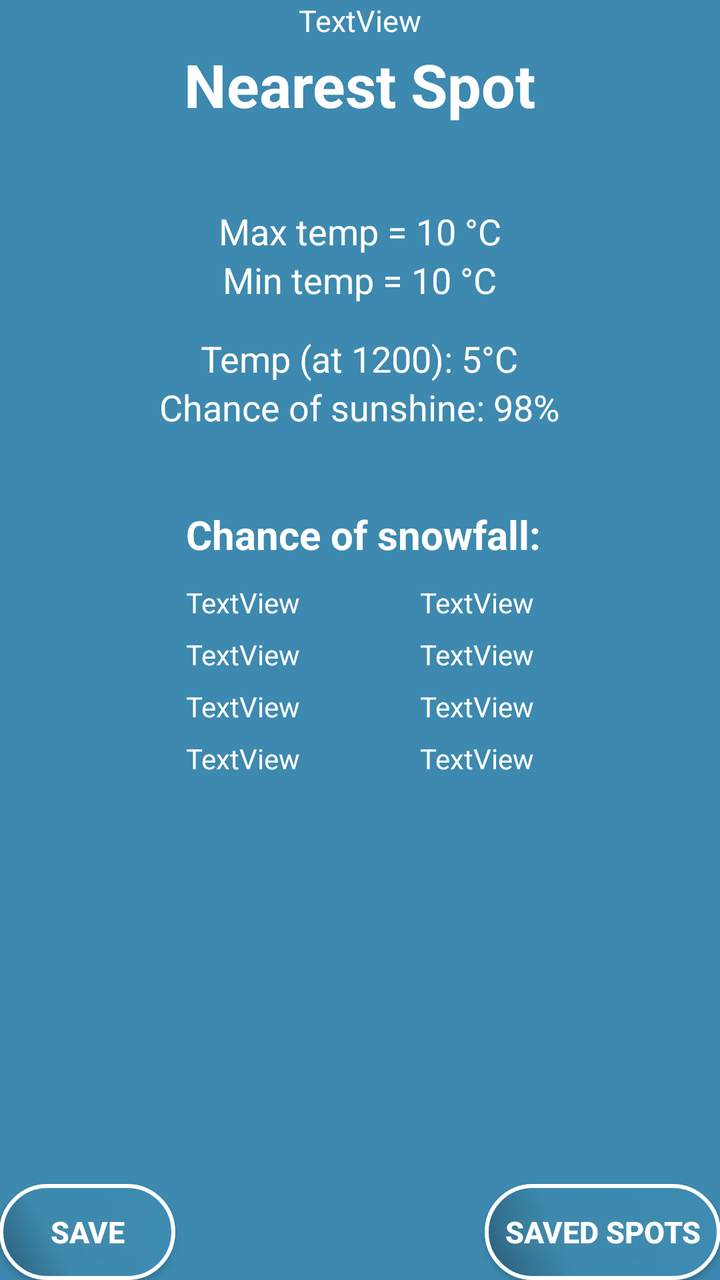
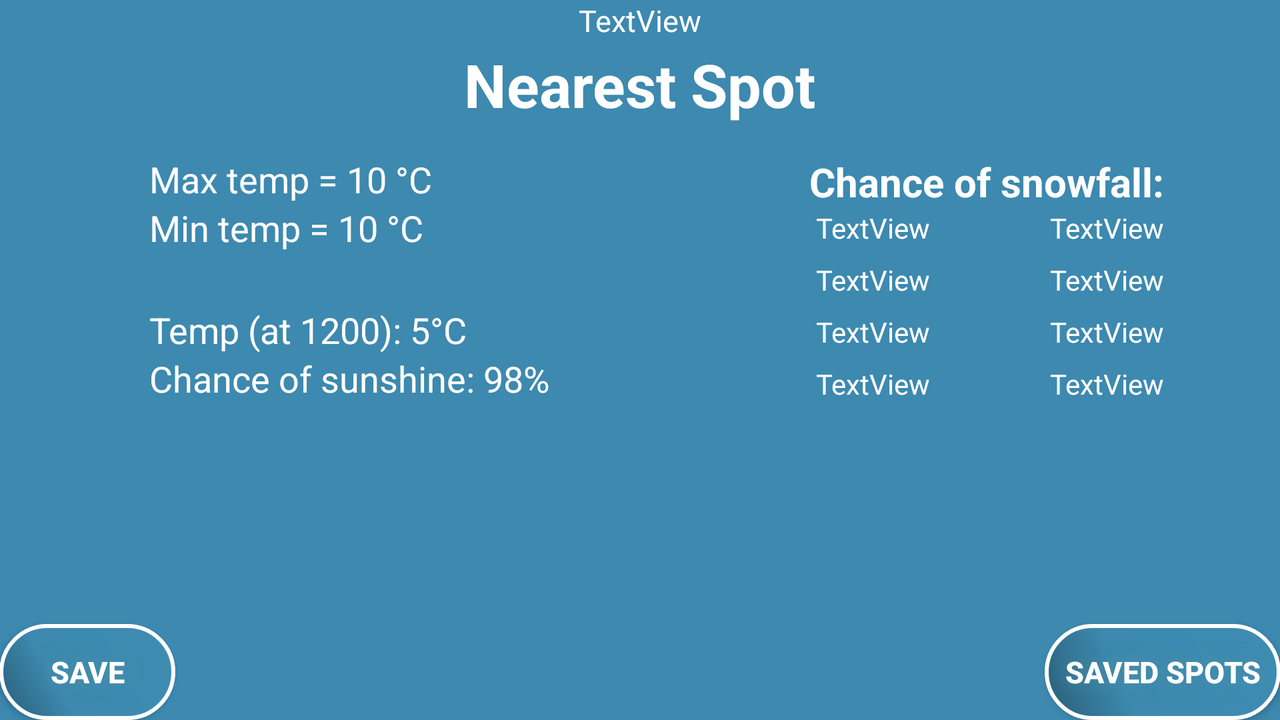

Compare how this app lays out the same screen by default and in its alternative resource folder. The renders come first, then the two layout files and the values they reference.
<!-- AndroidManifest.xml: application theme AppTheme -->
<!-- res/layout/activity_predictions.xml -->
<?xml version="1.0" encoding="utf-8"?>
<RelativeLayout xmlns:android="http://schemas.android.com/apk/res/android"
    xmlns:tools="http://schemas.android.com/tools"
    android:id="@+id/activity_predictions"
    android:layout_width="match_parent"
    android:layout_height="match_parent"
    android:paddingBottom="@dimen/activity_vertical_margin"
    android:paddingLeft="@dimen/activity_horizontal_margin"
    android:paddingRight="@dimen/activity_horizontal_margin"
    android:paddingTop="@dimen/activity_vertical_margin"
    android:background="@color/darkblue"
    tools:context="com.example.koen.powderguru2.PredictionsActivity">


    <Button
        android:text="@string/saved"
        android:layout_width="wrap_content"
        android:layout_height="wrap_content"
        android:id="@+id/button2"
        android:layout_alignParentBottom="true"
        android:layout_alignParentRight="true"
        android:layout_alignParentEnd="true"
        android:onClick="seeSpots"
        android:textColor="#FFFFFF"
        android:textSize="15sp"
        android:textStyle="bold"
        android:background="@drawable/buttonshape"
        android:shadowColor="#4F90A8"
        android:shadowDx="0"
        android:shadowDy="0"
        android:shadowRadius="25"
        android:paddingLeft="10dp"
        android:paddingRight="10dp"/>

    <Button
        android:text="@string/add"
        android:layout_width="wrap_content"
        android:layout_height="wrap_content"
        android:id="@+id/button6"
        android:layout_alignParentBottom="true"
        android:textColor="#FFFFFF"
        android:textSize="15sp"
        android:textStyle="bold"
        android:background="@drawable/buttonshape"
        android:shadowColor="#4F90A8"
        android:shadowDx="0"
        android:shadowDy="0"
        android:shadowRadius="25"
        android:paddingLeft="10dp"
        android:paddingRight="10dp"
        android:onClick="addspot"/>

    <TextView
        android:text="@string/nearest"
        android:textSize="30sp"
        android:layout_width="wrap_content"
        android:layout_height="wrap_content"
        android:id="@+id/query"
        android:textStyle="bold"
        android:layout_marginTop="22dp"
        android:layout_alignParentTop="true"
        android:layout_centerHorizontal="true"
        android:textColor="@color/white"/>

    <TextView
        android:text="TextView"
        android:layout_width="wrap_content"
        android:layout_height="wrap_content"
        android:id="@+id/date"
        android:layout_alignParentTop="true"
        android:layout_centerHorizontal="true"
        android:textColor="@color/white"
        android:textSize="15sp"/>

    <TextView
        android:text="@string/max_temp_10_c"
        android:layout_width="wrap_content"
        android:layout_height="wrap_content"
        android:id="@+id/max"
        android:textSize="18sp"
        android:textColor="@color/white"
        android:layout_below="@+id/query"
        android:layout_centerHorizontal="true"
        android:layout_marginTop="41dp" />

    <TextView
        android:text="@string/min_temp_10_c"
        android:layout_width="wrap_content"
        android:layout_height="wrap_content"
        android:id="@+id/min"
        android:textSize="18sp"
        android:textColor="@color/white"
        android:layout_below="@+id/max"
        android:layout_centerHorizontal="true" />

    <TextView
        android:text="@string/temp_at_1200_5_c"
        android:layout_width="wrap_content"
        android:layout_height="wrap_content"
        android:id="@+id/temp12"
        android:textSize="18sp"
        android:textColor="@color/white"
        android:layout_below="@+id/min"
        android:layout_centerHorizontal="true"
        android:layout_marginTop="15dp" />

    <TextView
        android:text="@string/chance_of_sunshine_98"
        android:layout_width="wrap_content"
        android:layout_height="wrap_content"
        android:id="@+id/sun"
        android:textSize="18sp"
        android:textColor="@color/white"
        android:layout_below="@+id/temp12"
        android:layout_centerHorizontal="true" />

    <GridLayout
        android:layout_width="wrap_content"
        android:layout_height="wrap_content"
        android:rowCount="4"
        android:columnCount="2"
        android:id="@+id/grid"
        android:layout_below="@+id/textView16"
        android:layout_centerHorizontal="true"
        android:layout_marginTop="11dp">

        <TextView
            android:text="TextView"
            android:layout_width="wrap_content"
            android:layout_height="wrap_content"
            android:id="@+id/nul"
            android:paddingRight="30dp"
            android:textColor="@color/white"/>

        <TextView
            android:text="TextView"
            android:layout_width="wrap_content"
            android:layout_height="wrap_content"
            android:id="@+id/twaalf"
            android:paddingLeft="30dp"
            android:textColor="@color/white"/>
        <TextView
            android:text="TextView"
            android:layout_width="wrap_content"
            android:layout_height="wrap_content"
            android:id="@+id/drie"
            android:paddingTop="7sp"
            android:textColor="@color/white"/>

        <TextView
            android:text="TextView"
            android:layout_width="wrap_content"
            android:layout_height="wrap_content"
            android:id="@+id/zes"
            android:layout_row="2"
            android:layout_column="0"
            android:paddingTop="7sp"
            android:paddingRight="30dp"
            android:textColor="@color/white"/>
        <TextView
            android:text="TextView"
            android:layout_width="wrap_content"
            android:layout_height="wrap_content"
            android:id="@+id/achtien"
            android:layout_row="2"
            android:layout_column="1"
            android:paddingLeft="30dp"
            android:textColor="@color/white"/>

        <TextView
            android:text="TextView"
            android:layout_width="wrap_content"
            android:layout_height="wrap_content"
            android:id="@+id/negen"
            android:layout_row="3"
            android:layout_column="0"
            android:paddingTop="7sp"
            android:paddingRight="30dp"
            android:textColor="@color/white"/>
        <TextView
            android:text="TextView"
            android:layout_width="wrap_content"
            android:layout_height="wrap_content"
            android:id="@+id/twentyone"
            android:layout_row="3"
            android:layout_column="1"
            android:paddingLeft="30dp"
            android:textColor="@color/white"/>

        <TextView
            android:text="TextView"
            android:layout_width="wrap_content"
            android:layout_height="wrap_content"
            android:id="@+id/vijftien"
            android:layout_row="1"
            android:layout_column="1"
            android:paddingLeft="30dp"
            android:textColor="@color/white"/>

    </GridLayout>

    <TextView
        android:text="@string/chance_of_snowfall"
        android:layout_width="wrap_content"
        android:layout_height="wrap_content"
        android:id="@+id/textView16"
        android:textSize="20sp"
        android:textStyle="bold"
        android:textColor="@color/white"
        android:layout_below="@+id/sun"
        android:layout_alignLeft="@+id/grid"
        android:layout_alignStart="@+id/grid"
        android:layout_marginTop="38dp" />

</RelativeLayout>
<!-- resources referenced by this layout -->
<resources>
  <color name="darkblue">#3D89AF</color>
  <color name="white">#ffffff</color>
  <!-- drawable buttonshape (drawable) -->
  <?xml version="1.0" encoding="utf-8"?>
  <shape xmlns:android="http://schemas.android.com/apk/res/android" android:shape="rectangle" >
      <corners
          android:radius="86dp"
          />
      <gradient
          android:angle="45"
          android:centerX="33%"
          android:centerColor="#3D89AF"
          android:startColor="#295D75"
          android:endColor="#3E8CB3"
          android:type="linear"
          />
      <padding
          android:left="10dp"
          android:top="0dp"
          android:right="10dp"
          android:bottom="0dp"
          />
      <size
          android:layout_width="wrap_content"
          android:layout_height="wrap_content"
          />
      <stroke
          android:width="2dp"
          android:color="#FFFFFF"
          />
  </shape>
  <string name="add">Save</string>
  <string name="chance_of_snowfall">Chance of snowfall:</string>
  <string name="chance_of_sunshine_98">Chance of sunshine: 98%</string>
  <string name="max_temp_10_c">Max temp = 10 °C</string>
  <string name="min_temp_10_c">Min temp = 10 °C</string>
  <string name="nearest">"Nearest Spot"</string>
  <string name="saved">Saved spots</string>
  <string name="temp_at_1200_5_c">Temp (at 1200): 5°C</string>
  <style name="AppTheme" parent="Theme.AppCompat.Light.DarkActionBar">
          
          <item name="colorPrimary">@color/bluegrey</item>
          <item name="colorPrimaryDark">@color/colorPrimaryDark</item>
          <item name="colorAccent">@color/white</item>
      </style>
  <color name="bluegrey">#B3C7D1</color>
  <color name="colorPrimaryDark">#2B5C79</color>
</resources>
<!-- res/layout-land/activity_predictions.xml (the repository's variant of the layout above) -->
<!-- drawn on the phone turned sideways -->
<?xml version="1.0" encoding="utf-8"?>
<RelativeLayout xmlns:android="http://schemas.android.com/apk/res/android"
    xmlns:tools="http://schemas.android.com/tools"
    android:id="@+id/activity_predictions"
    android:layout_width="match_parent"
    android:layout_height="match_parent"
    android:paddingBottom="@dimen/activity_vertical_margin"
    android:paddingLeft="@dimen/activity_horizontal_margin"
    android:paddingRight="@dimen/activity_horizontal_margin"
    android:paddingTop="@dimen/activity_vertical_margin"
    android:background="@color/darkblue"
    tools:context="com.example.koen.powderguru2.PredictionsActivity">


    <Button
        android:text="@string/saved"
        android:layout_width="wrap_content"
        android:layout_height="wrap_content"
        android:id="@+id/button2"
        android:layout_alignParentBottom="true"
        android:layout_alignParentRight="true"
        android:layout_alignParentEnd="true"
        android:onClick="seeSpots"
        android:textColor="#FFFFFF"
        android:textSize="15sp"
        android:textStyle="bold"
        android:background="@drawable/buttonshape"
        android:shadowColor="#4F90A8"
        android:shadowDx="0"
        android:shadowDy="0"
        android:shadowRadius="25"
        android:paddingLeft="10dp"
        android:paddingRight="10dp"/>

    <Button
        android:text="@string/add"
        android:layout_width="wrap_content"
        android:layout_height="wrap_content"
        android:id="@+id/button6"
        android:layout_alignParentBottom="true"
        android:textColor="#FFFFFF"
        android:textSize="15sp"
        android:textStyle="bold"
        android:background="@drawable/buttonshape"
        android:shadowColor="#4F90A8"
        android:shadowDx="0"
        android:shadowDy="0"
        android:shadowRadius="25"
        android:paddingLeft="10dp"
        android:paddingRight="10dp"
        android:onClick="addspot"/>

    <TextView
        android:text="@string/nearest"
        android:textSize="30sp"
        android:layout_width="wrap_content"
        android:layout_height="wrap_content"
        android:id="@+id/query"
        android:textStyle="bold"
        android:layout_marginTop="22dp"
        android:layout_alignParentTop="true"
        android:layout_centerHorizontal="true"
        android:textColor="@color/white"/>

    <TextView
        android:text="TextView"
        android:layout_width="wrap_content"
        android:layout_height="wrap_content"
        android:id="@+id/date"
        android:layout_alignParentTop="true"
        android:layout_centerHorizontal="true"
        android:textColor="@color/white"
        android:textSize="15sp"/>

    <TextView
        android:text="@string/max_temp_10_c"
        android:layout_width="wrap_content"
        android:layout_height="wrap_content"
        android:id="@+id/max"
        android:textSize="18sp"
        android:textColor="@color/white"
        android:layout_below="@+id/query"
        android:layout_toLeftOf="@+id/query"
        android:layout_toStartOf="@+id/query"
        android:layout_marginRight="16dp"
        android:layout_marginEnd="16dp"
        android:layout_marginTop="15dp" />

    <TextView
        android:text="@string/min_temp_10_c"
        android:layout_width="wrap_content"
        android:layout_height="wrap_content"
        android:id="@+id/min"
        android:textSize="18sp"
        android:textColor="@color/white"
        android:layout_below="@+id/max"
        android:layout_alignLeft="@+id/max"
        android:layout_alignStart="@+id/max" />

    <TextView
        android:text="@string/chance_of_snowfall"
        android:layout_width="wrap_content"
        android:layout_height="wrap_content"
        android:id="@+id/textView16"
        android:textSize="20sp"
        android:textStyle="bold"
        android:textColor="@color/white"
        android:layout_alignTop="@+id/max"
        android:layout_alignRight="@+id/grid"
        android:layout_alignEnd="@+id/grid" />

    <GridLayout
        android:layout_width="wrap_content"
        android:layout_height="wrap_content"
        android:rowCount="4"
        android:columnCount="2"
        android:id="@+id/grid"
        android:layout_below="@+id/textView16"
        android:layout_toRightOf="@+id/query"
        android:layout_toEndOf="@+id/query">

        <TextView
            android:text="TextView"
            android:layout_width="wrap_content"
            android:layout_height="wrap_content"
            android:id="@+id/nul"
            android:paddingRight="30dp"
            android:textColor="@color/white"/>

        <TextView
            android:text="TextView"
            android:layout_width="wrap_content"
            android:layout_height="wrap_content"
            android:id="@+id/twaalf"
            android:paddingLeft="30dp"
            android:textColor="@color/white"/>
        <TextView
            android:text="TextView"
            android:layout_width="wrap_content"
            android:layout_height="wrap_content"
            android:id="@+id/drie"
            android:paddingTop="7sp"
            android:textColor="@color/white"/>

        <TextView
            android:text="TextView"
            android:layout_width="wrap_content"
            android:layout_height="wrap_content"
            android:id="@+id/zes"
            android:layout_row="2"
            android:layout_column="0"
            android:paddingTop="7sp"
            android:paddingRight="30dp"
            android:textColor="@color/white"/>
        <TextView
            android:text="TextView"
            android:layout_width="wrap_content"
            android:layout_height="wrap_content"
            android:id="@+id/achtien"
            android:layout_row="2"
            android:layout_column="1"
            android:paddingLeft="30dp"
            android:textColor="@color/white"/>

        <TextView
            android:text="TextView"
            android:layout_width="wrap_content"
            android:layout_height="wrap_content"
            android:id="@+id/negen"
            android:layout_row="3"
            android:layout_column="0"
            android:paddingTop="7sp"
            android:paddingRight="30dp"
            android:textColor="@color/white"/>
        <TextView
            android:text="TextView"
            android:layout_width="wrap_content"
            android:layout_height="wrap_content"
            android:id="@+id/twentyone"
            android:layout_row="3"
            android:layout_column="1"
            android:paddingLeft="30dp"
            android:textColor="@color/white"/>

        <TextView
            android:text="TextView"
            android:layout_width="wrap_content"
            android:layout_height="wrap_content"
            android:id="@+id/vijftien"
            android:layout_row="1"
            android:layout_column="1"
            android:paddingLeft="30dp"
            android:textColor="@color/white"/>

    </GridLayout>

    <TextView
        android:text="@string/chance_of_sunshine_98"
        android:layout_width="wrap_content"
        android:layout_height="wrap_content"
        android:id="@+id/sun"
        android:textSize="18sp"
        android:textColor="@color/white"
        android:layout_alignBottom="@+id/grid"
        android:layout_alignLeft="@+id/temp12"
        android:layout_alignStart="@+id/temp12" />

    <TextView
        android:text="@string/temp_at_1200_5_c"
        android:layout_width="wrap_content"
        android:layout_height="wrap_content"
        android:id="@+id/temp12"
        android:textSize="18sp"
        android:textColor="@color/white"
        android:layout_above="@+id/sun"
        android:layout_alignLeft="@+id/min"
        android:layout_alignStart="@+id/min" />

</RelativeLayout>
